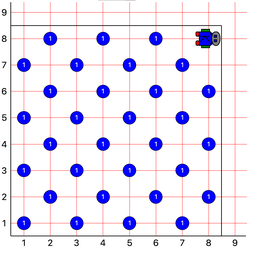
#> input picture stanCode-project/MyPhotoshop/image_contest/background.png, 256 x 253 px, shrunk from 2586 x 2560 before the run
$ python best_photoshop_award.py
#> lines starting #> are read from the running program, lines starting #| are printed output that depends on the picture
### stanCode-project/MyPhotoshop/simpleimage.py
#!/usr/bin/env python3

"""
Stanford CS106AP SimpleImage
Nick Parlante, Sonja Johnson-Yu, and Nick Bowman
 -6/2019 version has file reading, pix, and foreach iterator

SimpleImage Features:
Create image:
    image = SimpleImage.blank(400, 200)   # create new image of size
    image = SimpleImage('foo.jpg')        # create from file

Access size
    image.width, image.height

Iterate over all pixels:
    for pixel in image:
        #do something with pixel

Get pix at x,y
    pix = image.get_pix(x, y)
    # pix is RGB tuple like (100, 200, 0)

Set pix at x,y
    image.set_pix(x, y, pix)   # set data by tuple also

Get Pixel object at x,y
    pixel = image.get_pixel(x, y)
    pixel.red = 0
    pixel.blue = 255

Show image on screen
    image.show()

The main() function below demonstrates the above functions as a test.
"""

import sys
# If the following line fails, "Pillow" needs to be installed
from PIL import Image


def clamp(num):
    """
    Return a "clamped" version of the given num,
    converted to be an int limited to the range 0..255 for 1 byte.
    """
    num = int(num)
    if num < 0:
        return 0
    if num >= 256:
        return 255
    return num


class Pixel(object):
    """
    A pixel at an x,y in a SimpleImage.
    Supports set/get .red .green .blue
    and get .x .y
    """
    def __init__(self, image, x, y):
        self.image = image
        self._x = x
        self._y = y

    def __str__(self):
        return 'r:' + str(self.red) + ' g:' + str(self.green) + ' b:' + str(self.blue)

    # Pillow image stores each pixel color as a (red, green, blue) tuple.
    # So the functions below have to unpack/repack the tuple to change anything.

    @property
    def red(self):
        return self.image.px[self._x, self._y][0]

    @red.setter
    def red(self, value):
        rgb = self.image.px[self._x, self._y]
        self.image.px[self._x, self._y] = (clamp(value), rgb[1], rgb[2])

    @property
    def green(self):
        return self.image.px[self._x, self._y][1]

    @green.setter
    def green(self, value):
        rgb = self.image.px[self._x, self._y]
        self.image.px[self._x, self._y] = (rgb[0], clamp(value), rgb[2])

    @property
    def blue(self):
        return self.image.px[self._x, self._y][2]

    @blue.setter
    def blue(self, value):
        rgb = self.image.px[self._x, self._y]
        self.image.px[self._x, self._y] = (rgb[0], rgb[1], clamp(value))

    @property
    def x(self):
        return self._x

    @property
    def y(self):
        return self._y


# color tuples for background color names 'red' 'white' etc.
BACK_COLORS = {
    'white': (255, 255, 255),
    'black': (0, 0, 0),
    'red': (255, 0, 0),
    'green': (0, 255, 0),
    'blue': (0, 0, 255),
}


class SimpleImage(object):
    def __init__(self, filename, width=0, height=0, back_color=None):
        """
        Create a new image. This case works: SimpleImage('foo.jpg')
        To create a blank image use SimpleImage.blank(500, 300)
        The other parameters here are for internal/experimental use.
        """
        # Create pil_image either from file, or making blank
        if filename:
            self.pil_image = Image.open(filename).convert("RGB")
            if self.pil_image.mode != 'RGB':
                raise Exception('Image file is not RGB')
            self._filename = filename  # hold onto
        else:
            if not back_color:
                back_color = 'white'
            color_tuple = BACK_COLORS[back_color]
            if width == 0 or height == 0:
                raise Exception('Creating blank image requires width/height but got {} {}'
                                .format(width, height))
            self.pil_image = Image.new('RGB', (width, height), color_tuple)
        self.px = self.pil_image.load()
        size = self.pil_image.size
        self._width = size[0]
        self._height = size[1]
        self.curr_x = 0
        self.curr_y = 0

    def __iter__(self):
        return self

    # [26 lines left out: functions __next__, increment_curr_counters, blank, file, not called in this run]

    @property
    def width(self):
        """Width of image in pixels."""
        return self._width

    @property
    def height(self):
        """Height of image in pixels."""
        return self._height

    def get_pixel(self, x, y):
        """
        Returns a Pixel at the given x,y, suitable for getting/setting
        .red .green .blue values.
        """
        if x < 0 or x >= self._width or y < 0 or y >= self.height:
            e = Exception('get_pixel bad coordinate x %d y %d (vs. image width %d height %d)' %
                          (x, y, self._width, self.height))
            raise e
        return Pixel(self, x, y)

    # [14 lines left out: functions set_pixel, set_rgb, not called in this run]

    def get_pix(self, x, y):
        """Get pix RGB tuple (200, 100, 50) for the given x,y."""
        return self.px[x, y]

    def set_pix(self, x, y, pix):
        """Set the given pix RGB tuple into the image at the given x,y."""
        self.px[x, y] = pix

    def show(self):
        """Displays the image using an external utility."""
        self.pil_image.show()

    def make_as_big_as(self, image):
        """Resizes image to the shape of the given image"""
        self.pil_image = self.pil_image.resize((image.width, image.height))
        self.px = self.pil_image.load()
        size = self.pil_image.size
        self._width = size[0]
        self._height = size[1]


# [30 lines left out: function main, not called in this run]


# [2 lines that do not run on import are left out]

### stanCode-project/MyPhotoshop/best_photoshop_award.py
"""
File: best_photoshop_award.py
----------------------------------
This file creates a photoshopped image
that is going to compete for the Best
Photoshop Award for SC001.
Please put all the images you will use in the image_contest folder
and make sure to choose the right folder when loading your images.
"""
from simpleimage import SimpleImage

THRESHOLD = 1.2

BLACK＿PIXEL = 120


def main():
    """
    combine the background and the figure
    """
    background = SimpleImage("image_contest/background.png")
    figure = SimpleImage("image_contest/myphoto.jpeg")
#> call 2 of __init__, with filename = 'image_contest/myphoto.jpeg', width = 0, height = 0
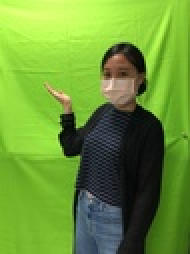
#> input picture stanCode-project/MyPhotoshop/image_contest/myphoto.jpeg, 95 x 127 px, shrunk from 960 x 1280 before the run (shown 2 times larger)
#> in __init__, self.pil_image is the input picture: PIL image 95x127 RGB; mean R, G, B 106.9, 151.3, 53.6
    background.make_as_big_as(figure)
#> in make_as_big_as, `self.pil_image = self.pil_image.resize((image.width, image.height))`:
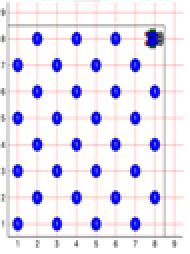
#> self.pil_image: PIL image 95x127 RGB (shown 2 times larger); mean R, G, B 233, 228.3, 243.5
    combination = combine(background, figure)
    combination.show()
#> in show, `self.pil_image.show()`:
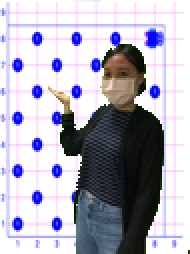
#> shown: PIL image 95x127 RGB (shown 2 times larger); mean R, G, B 177.6, 175.3, 191.8


def combine(background, figure):
    for x in range(background.width):
        for y in range(background.height):
            figure_pixel = figure.get_pixel(x, y)
            background_pixel = background.get_pixel(x, y)
            avg = (figure_pixel.red + figure_pixel.green + figure_pixel.blue) // 3
            total = figure_pixel.red + figure_pixel.green + figure_pixel.blue
            if figure_pixel.green > avg*THRESHOLD and total > BLACK＿PIXEL:
                figure_pixel.red = background_pixel.red
                figure_pixel.green = background_pixel.green
                figure_pixel.blue = figure_pixel.blue + 250
    return figure


if __name__ == '__main__':
    main()
